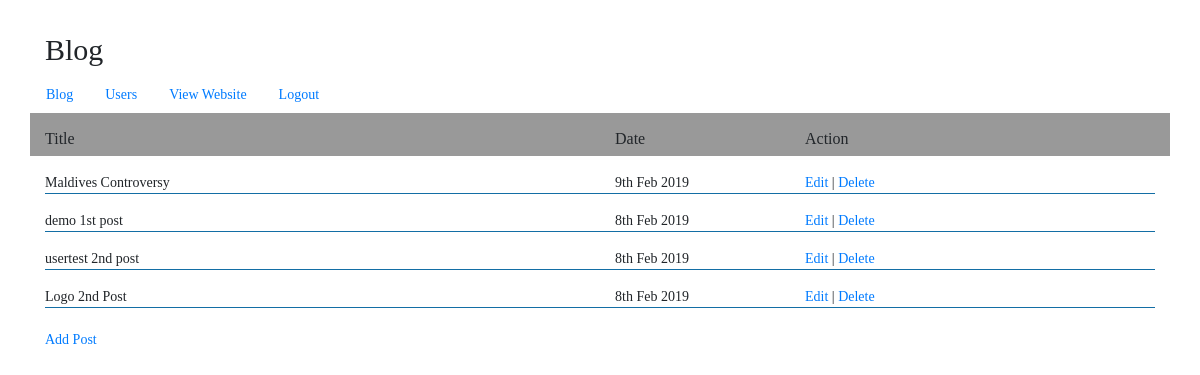
/admin/index.php (signed in), run on the app's committed database.
### tables this page shows
CREATE TABLE `blog_posts` (
  `postID` int(11) UNSIGNED NOT NULL,
  `memberID` int(255) NOT NULL,
  `postTitle` varchar(255) DEFAULT NULL,
  `postDesc` text,
  `postCont` text,
  `fileuploaded` varchar(255) NOT NULL,
  `postDate` datetime DEFAULT NULL
);

### admin/index.php (the view, shortened to what this page needs)
<?php
require_once('../includes/config.php');
?>
<!doctype html>
<html lang="en">
  <head>
  <link href="../dist/css/bootstrap.min.css" rel="stylesheet">
  <link href="../grid.css" rel="stylesheet">
</head>
<body>
	<div class="container">
		<?php include('menu.php');?>
   		<div class="row menutitle" style="background-color:#999;">
        	<div class="col-md-6"><h3>Title</h3></div>
            <div class="col-md-2"><h3>Date</h3></div>
            <div class="col-md-2"><h3>Action</h3></div>
        </div>
            <?php
                try {
					if($_SESSION['role'] == 'User'){
						$stmt = $db->query('SELECT postID, postTitle, postDate FROM blog_posts WHERE memberID = '.$_SESSION['memberID'].' ORDER BY postID DESC');
					}else{
						$stmt = $db->query('SELECT postID, postTitle, postDate FROM blog_posts ORDER BY postID DESC');
					}
                    while($row = $stmt->fetch()){
                        if($row){
						echo '<div class="row">';
							echo '<div class="col-md-6">'.$row['postTitle'].'</div>';
							echo '<div class="col-md-2">'.date('jS M Y', strtotime($row['postDate'])).'</div>';
							echo '<div class="col-md-2">';
							?>
								<a href="edit-post.php?id=<?php echo $row['postID'];?>">Edit</a> |
								<a href="javascript:delpost('<?php echo $row['postID'];?>','<?php echo $row['postTitle'];?>')">Delete</a>
							<?php
							echo '</div>';
						echo '</div><hr />';
						}else{
							echo 'no post';
						}
                    }
                } catch(PDOException $e) {
                    echo $e->getMessage();
                }
            ?>
    	<br />
        <p><a href='add-post.php'>Add Post</a></p>
	</div>
</body>
</html>

### grid.css (style rules this page uses)
body { padding-top: 2rem; padding-bottom: 2rem; font-family:"Gotham Light" !important; font-weight:normal !important; font-style:normal !important; font-size:14px !important; }
h2,h3,h4,h5 { font-size:16px !important;; font-weight:normal !important; font-style:normal !important; }
[class*="col-"] { padding-top: 1rem; }
hr { margin-top: 2rem; margin-bottom: 2rem; }
hr { display:block; width: 100%; border-width: 1px; background:#157ab8 !important; padding:0px !important; margin:0px !important; }

### data on the page
blog_posts: postTitle "Maldives Controversy", postDate "9th Feb 2019"
blog_posts: postTitle "demo 1st post", postDate "8th Feb 2019"
blog_posts: postTitle "usertest 2nd post", postDate "8th Feb 2019"
blog_posts: postTitle "Logo 2nd Post", postDate "8th Feb 2019"
